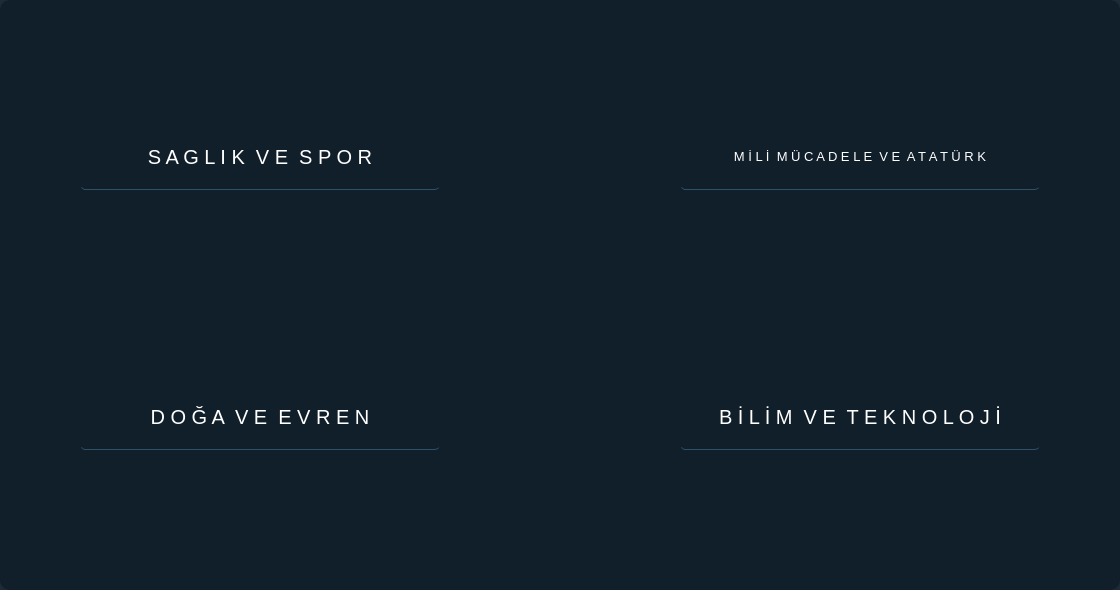
<?xml version="1.0" encoding="UTF-8"?>
<ui version="4.0">
 <class>Form</class>
 <widget class="QWidget" name="Form">
  <property name="geometry">
   <rect>
    <x>0</x>
    <y>0</y>
    <width>1120</width>
    <height>590</height>
   </rect>
  </property>
  <property name="windowTitle">
   <string>Form</string>
  </property>
  <property name="styleSheet">
   <string notr="true">background-color:rgba(16,30,41,240);
border-radius:10px;

</string>
  </property>
  <widget class="QPushButton" name="turkcekonu1">
   <property name="geometry">
    <rect>
     <x>80</x>
     <y>130</y>
     <width>360</width>
     <height>60</height>
    </rect>
   </property>
   <property name="font">
    <font>
     <pointsize>15</pointsize>
    </font>
   </property>
   <property name="styleSheet">
    <string notr="true">QPushButton#turkcekonu1{
background-color:rgba(2,65,118,255);
color:rgba(255,255,255,200);
border-radius:5px;
}
QPushButton#turkcekonu1:pressed{
padding-left:5px;
padding-top:5px;
background-color:rgba(2,65,118,255);
background-position:clac(100%-10px)center;
}
QPushButton#turkcekonu1{
background-color:rgba(0,0,0,0);
border:1px solid rgba(0,0,0,0);
border-bottom-color:rgba(46,82,101,255);
color:rgb(255,255,255);
padding-bottom:7px
 }
</string>
   </property>
   <property name="text">
    <string>S A G L I K  V E  S P O R</string>
   </property>
  </widget>
  <widget class="QPushButton" name="turkcekonu2">
   <property name="geometry">
    <rect>
     <x>80</x>
     <y>390</y>
     <width>360</width>
     <height>60</height>
    </rect>
   </property>
   <property name="font">
    <font>
     <pointsize>15</pointsize>
    </font>
   </property>
   <property name="styleSheet">
    <string notr="true">QPushButton#turkcekonu2{
background-color:rgba(2,65,118,255);
color:rgba(255,255,255,200);
border-radius:5px;
}
QPushButton#turkcekonu2:pressed{
padding-left:5px;
padding-top:5px;
background-color:rgba(2,65,118,255);
background-position:clac(100%-10px)center;
}
QPushButton#turkcekonu2{
background-color:rgba(0,0,0,0);
border:1px solid rgba(0,0,0,0);
border-bottom-color:rgba(46,82,101,255);
color:rgb(255,255,255);
padding-bottom:7px
 }
</string>
   </property>
   <property name="text">
    <string>D O Ğ A  V E  E V R E N</string>
   </property>
  </widget>
  <widget class="QPushButton" name="turkcekonu3">
   <property name="geometry">
    <rect>
     <x>680</x>
     <y>130</y>
     <width>360</width>
     <height>60</height>
    </rect>
   </property>
   <property name="font">
    <font>
     <pointsize>10</pointsize>
    </font>
   </property>
   <property name="styleSheet">
    <string notr="true">QPushButton#turkcekonu3{
background-color:rgba(2,65,118,255);
color:rgba(255,255,255,200);
border-radius:5px;
}
QPushButton#turkcekonu3:pressed{
padding-left:5px;
padding-top:5px;
background-color:rgba(2,65,118,255);
background-position:clac(100%-10px)center;
}
QPushButton#turkcekonu3{
background-color:rgba(0,0,0,0);
border:1px solid rgba(0,0,0,0);
border-bottom-color:rgba(46,82,101,255);
color:rgb(255,255,255);
padding-bottom:7px
 }
</string>
   </property>
   <property name="text">
    <string>M İ L İ  M Ü C A D E L E  V E  A T A T Ü R K</string>
   </property>
  </widget>
  <widget class="QPushButton" name="turkcekonu4">
   <property name="geometry">
    <rect>
     <x>680</x>
     <y>390</y>
     <width>360</width>
     <height>60</height>
    </rect>
   </property>
   <property name="font">
    <font>
     <pointsize>15</pointsize>
    </font>
   </property>
   <property name="styleSheet">
    <string notr="true">QPushButton#turkcekonu4{
background-color:rgba(2,65,118,255);
color:rgba(255,255,255,200);
border-radius:5px;
}
QPushButton#turkcekonu4:pressed{
padding-left:5px;
padding-top:5px;
background-color:rgba(2,65,118,255);
background-position:clac(100%-10px)center;
}
QPushButton#turkcekonu4{
background-color:rgba(0,0,0,0);
border:1px solid rgba(0,0,0,0);
border-bottom-color:rgba(46,82,101,255);
color:rgb(255,255,255);
padding-bottom:7px
 }
</string>
   </property>
   <property name="text">
    <string>B İ L İ M  V E  T E K N O L O J İ</string>
   </property>
  </widget>
 </widget>
 <resources/>
 <connections/>
</ui>
